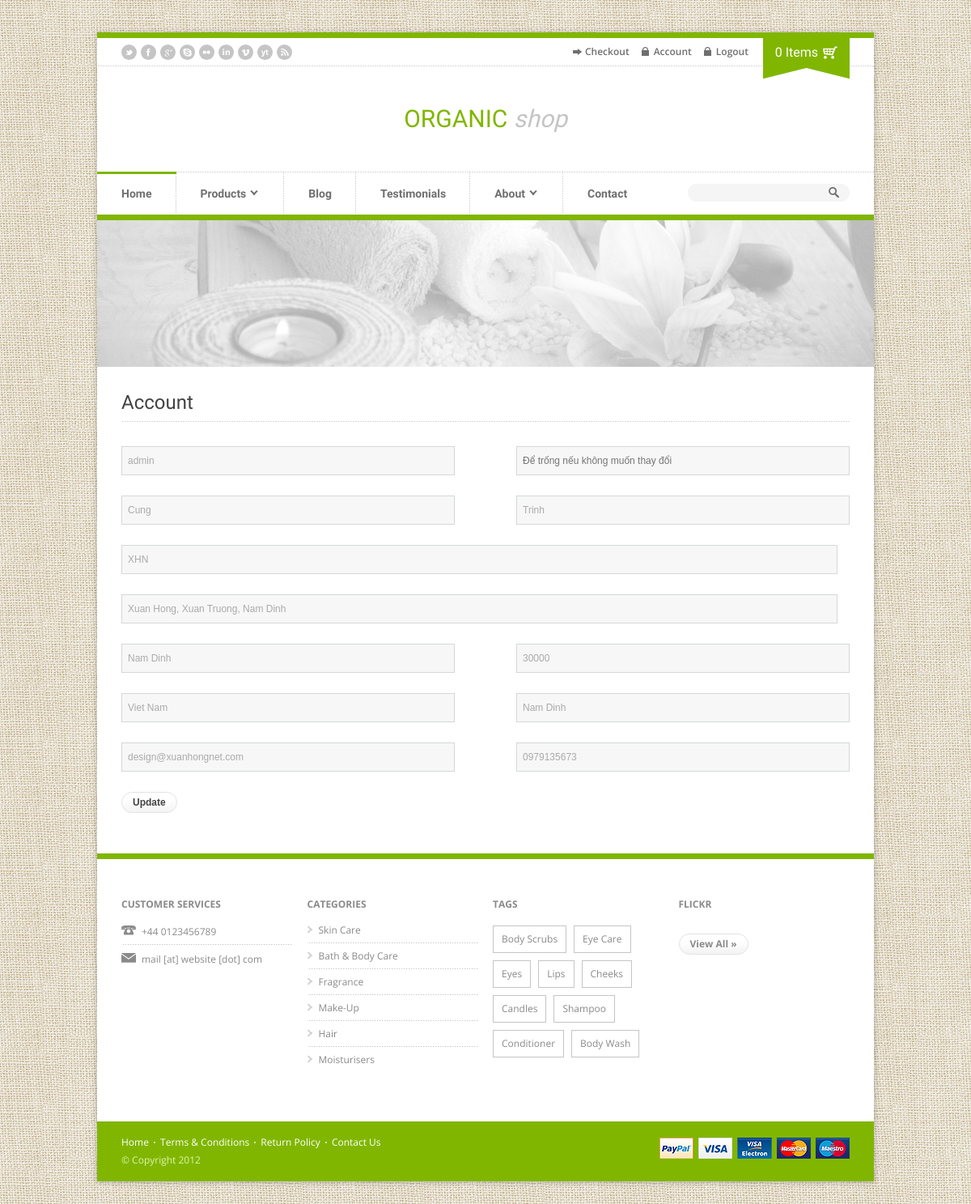
The page /?module=users&action=account (signed in) on the database its author committed.
### tables this page shows
CREATE TABLE IF NOT EXISTS `users` (
  `user_id` int(10) NOT NULL AUTO_INCREMENT,
  `user_username` varchar(50) NOT NULL,
  `user_password` varchar(50) NOT NULL,
  `user_firstname` varchar(50) NOT NULL,
  `user_lastname` varchar(50) NOT NULL,
  `user_company` varchar(50) NOT NULL,
  `user_address` varchar(100) NOT NULL,
  `user_city` varchar(50) NOT NULL,
  `user_postcode` varchar(10) NOT NULL,
  `user_country` varchar(50) NOT NULL,
  `user_state` varchar(50) NOT NULL,
  `user_email` varchar(50) NOT NULL,
  `user_phone` varchar(20) NOT NULL,
  `user_admin` int(10) NOT NULL,
  PRIMARY KEY (`user_id`),
  KEY `user_id` (`user_id`)
);

### libraries/mysql/query.php (called while the page is built, shortened)
<?php
    function select($sql)
    {
        global $db;
        $obj = $db->prepare($sql);
        $obj -> execute();
        $obj = $obj -> fetch(PDO::FETCH_OBJ);
        return $obj;
    }

### modules/users/models/model.php (called while the page is built, shortened)
<?php
    function get_user_by_id($id)
    {
        return select("SELECT * FROM `users` WHERE `user_id` = '$id'");
    }

### modules/users/views/account.php (the view, shortened to what this page needs)
<?php require 'templates/header.php' ?>
        <?php require 'templates/pageheader.php' ?>
		<div class="section page-content clearfix">
			<h2 class="page-title">Account</h2>
			<form method="post" action="#">
			<?php
            $user = get_user_by_id(intval($_SESSION['user_id'])); ?>
				<ul class="columns-2 checkout-form clearfix">
					<div class=" clearfix">
                        <input class="half-input fl" type="text" name="user_username" readonly="" value="<?php echo $user->user_username ; ?>" />
						<input class="half-input fr" type="text" name="user_password"  placeholder="Để trống nếu không muốn thay đổi" />
						<input class="half-input fl" type="text" name="user_firstname" value="<?php echo $user->user_firstname ; ?>" />
						<input class="half-input fr" type="text" name="user_lastname" value="<?php echo $user->user_lastname ; ?>" />
						<input class="full-input" type="text" name="user_company" value="<?php echo $user->user_company ; ?>" />
						<input class="full-input" type="text" name="user_address" value="<?php echo $user->user_address ; ?>" />
						<input class="half-input fl" type="text" name="user_city" value="<?php echo $user->user_city ; ?>" />
						<input class="half-input fr" type="text" name="user_postcode" value="<?php echo $user->user_postcode ; ?>" />
						<input class="half-input fl" type="text" name="user_country" value="<?php echo $user->user_country ; ?>" />
						<input class="half-input fr" type="text" name="user_state" value="<?php echo $user->user_state ; ?>" />
						<input class="half-input fl" type="text" name="user_email" value="<?php echo $user->user_email ; ?>" />
						<input class="half-input fr" type="text" name="user_phone" value="<?php echo $user->user_phone ; ?>" />
					</div>
                    <input class="button2" type="submit" name="submit"  value="Update"/>
				</ul>
			</form>
		</div>
<?php require 'templates/footer.php' ?>

### templates/asset/style.css (style rules this page uses)
html, body, div, span, applet, object, iframe, h1, h2, h3, h4, h5, h6, p, blockquote, pre, a, abbr, acronym, address, big, cite, code, del, dfn, em, img, ins, kbd, q, s, samp, small, strike, sub, sup, tt, var, b, u, i, center, dl, dt, dd, ol, ul, li, fieldset, form, label, legend, table, caption, tbody, tfoot, thead, tr, th, td, article, aside, canvas, details, embed, figure, figcaption, footer, header, hgroup, menu, nav, output, ruby, section, summary, time, mark, audio, video { margin: 0; padding: 0; border: 0; font-size: 100%; font: inherit; vertical-align: baseline; }
body { line-height: 1; }
ol, ul { list-style: none; }
.fl { float: left; }
.fr { float: right; }
.clearfix { zoom: 1; }
.clearfix:before, .clearfix:after { content: ""; display: table; }
.clearfix:after { clear: both; }
body { background: url(images/bg.jpg) fixed; font-family: 'Open Sans', sans-serif; color: #424242; }
.section { padding: 0 30px 50px 30px; }
h1, h2, h3, h4, h5, h6 { font-family: 'Cardo', serif; }
h2 { font-size: 24px; margin: 0 0 15px 0; }
.page-title { background: url(images/darkdots.png) repeat-x bottom; padding: 0 0 12px 0; margin: 0 0 30px 0; }
.page-content { font-size: 14px; }
.page-content ul, .list, .list2, .list3, .list4 { margin: 0 0 30px 0; }
.page-content input[type="text"], .page-content input[type="password"], textarea { background: #f7f7f7; border: #d4d8d9 1px solid; font-size: 12px; padding: 10px 7px 10px 7px; margin: 0 0 25px 0; color: #aaa; }
.page-content input[type="submit"] { cursor: pointer; }
.half-input { width: 44%; }
.full-input { width: 96.5%; }
.button2 { font-size: 12px; font-weight: bold; color: #424242; padding: 6px 13px 6px 13px; line-height: 1 !important; background: url(images/btn-bg1.png) #fff repeat-x center bottom; border: 1px solid; border-radius: 30px; float: left; text-decoration: none; border-color: #e3e3e3; }
.columns-2 { margin: 0 !important; }

### rows shown on the page
users: user_username "admin", user_firstname "Cung", user_lastname "Trinh", user_company "XHN", user_address "Xuan Hong, Xuan Truong, Nam Dinh", user_city "Nam Dinh", user_postcode "30000", user_country "Viet Nam", user_state "Nam Dinh", user_email "design@xuanhongnet.com", user_phone "0979135673"

### other values the page prints
$count_cart "0"
